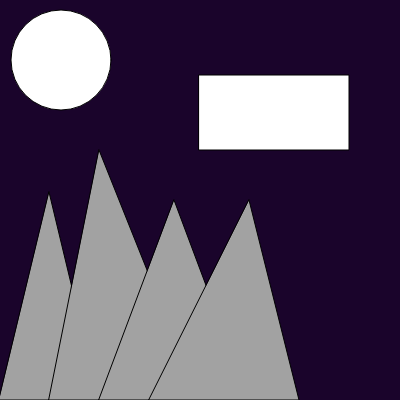
Frame 1 (no input)
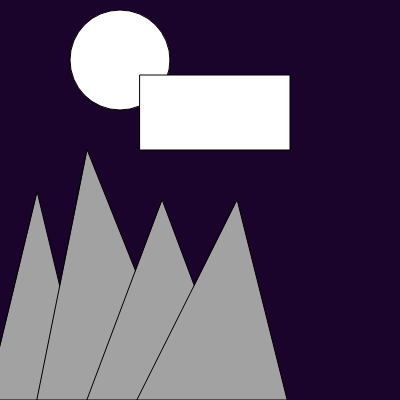
Frame 60 (no input)
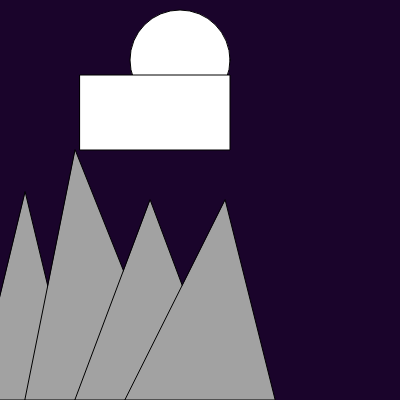
Frame 120 (the mouse pressed at the canvas centre since frame 60)

The p5.js sketch that drew these frames (run headless with seeded random() and noise() and a simulated clock; from frame 60 on, the mouse is pressed at the canvas centre):

// p5.js sketch
// ── sketch.js
var offset=1
var delta =1

function setup() {
  createCanvas(400, 400)
}

function draw() {
  background('#1A042B')
  ellipse(60+offset, 60, 100, 100)
 fill("rgb(162,162,162)")  
  
  triangle(50-delta, 0300,    100-delta, 400,     0-delta, 400);  
  triangle(100-delta, 150,   200-delta, 400,     50-delta, 400)
triangle (175-delta, 200, 250-delta,400,100-delta,400)
  triangle (250-delta, 200, 300-delta ,400, 150-delta, 400)
  
  
  fill("rgb(255,255,255)")
fill("rgb(255,255,255)")
rect(200-offset,75,150,75)


delta=delta+0.2

offset=offset+1









}
